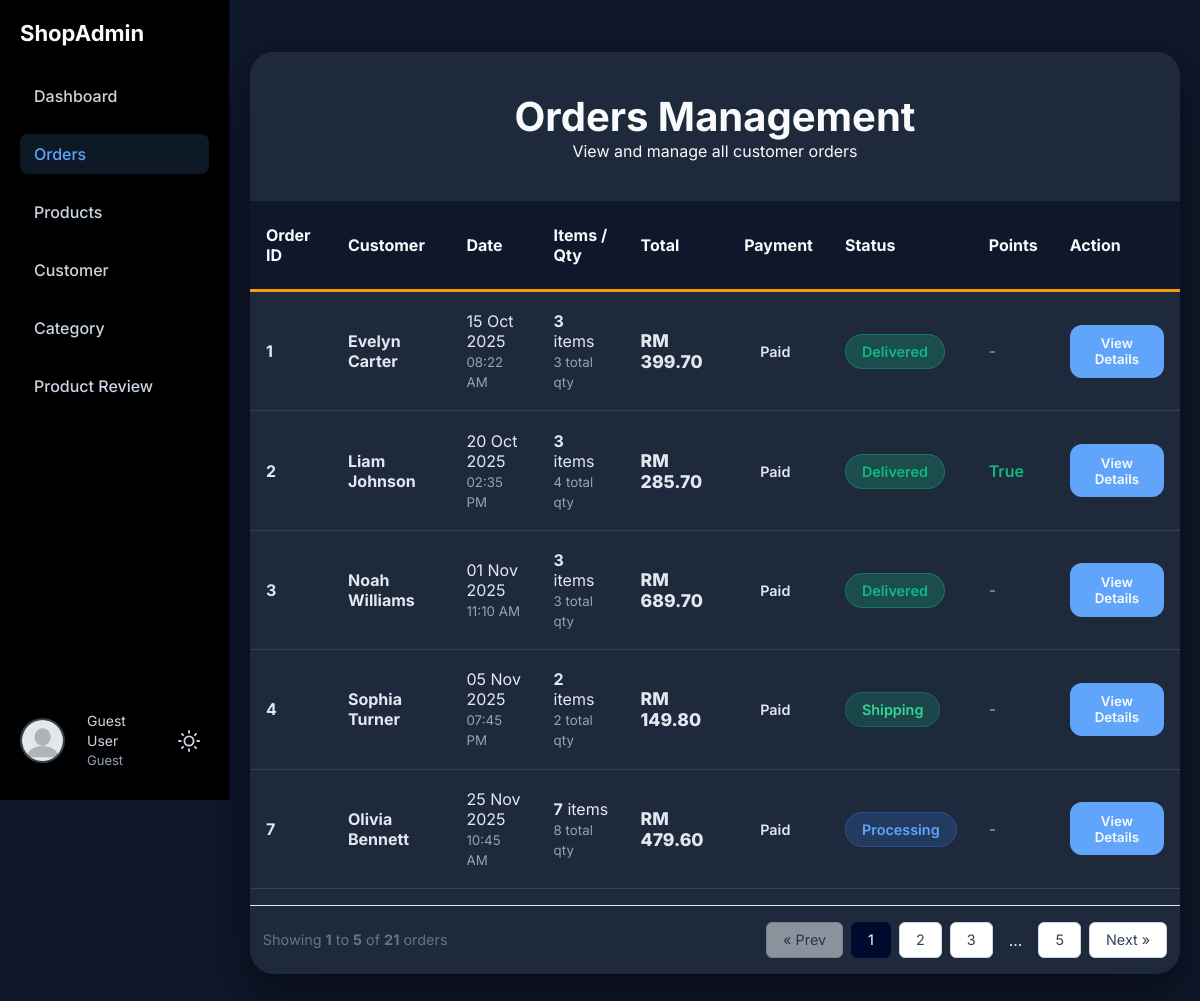
/pages/admin/admin-order.php, run on the app's committed database.
### tables this page shows
CREATE TABLE `orders` (
  `order_id` int(11) NOT NULL,
  `user_id` varchar(12) DEFAULT NULL,
  `order_at` timestamp NOT NULL DEFAULT current_timestamp(),
  `deliver_at` date DEFAULT NULL,
  `payment_status` enum('Pending','Paid','Failed','Refunded','Redeemed') NOT NULL,
  `status` enum('Pending','Processing','Shipping','Delivered','Cancelled') NOT NULL,
  `total_price` decimal(10,2) NOT NULL,
  `utilize_point` tinyint(1) NOT NULL DEFAULT 0,
  `address_id` int(11) NOT NULL
);

CREATE TABLE `users` (
  `user_id` varchar(12) NOT NULL,
  `user_name` varchar(50) NOT NULL,
  `user_role` enum('Member','Admin') NOT NULL DEFAULT 'Member',
  `email` varchar(50) NOT NULL,
  `hash_password` varchar(255) NOT NULL,
  `account_status` enum('Unblock','Blocked','Unverify') NOT NULL DEFAULT 'Unblock'
);

### DAO/order-dao.php (called while the page is built, shortened)
<?php
function getAllOrdersAdmin()
{
    global $_db;
    try {
        $sql = "SELECT
                    o.order_id,
                    o.order_at,
                    u.user_name,
                    u.email,
                    o.total_price,
                    o.payment_status,
                    o.status,
                    o.utilize_point,
                    COUNT(DISTINCT oi.product_id) AS total_items,
                    SUM(oi.qty) AS total_quantity
                FROM orders o
                INNER JOIN users u ON o.user_id = u.user_id
                LEFT JOIN orderitem oi ON o.order_id = oi.order_id
                GROUP BY o.order_id
                ORDER BY o.order_at ASC";
        $stmt = $_db->prepare($sql);
        $stmt->execute();
        return $stmt->fetchAll(PDO::FETCH_OBJ);
    } catch (PDOException $e) {
        error_log("Get All Orders Admin Error: " . $e->getMessage());
        return [];
    }
}

### controller/order-controller.php (called while the page is built, shortened)
<?php
require_once  __DIR__ . '/../_base.php';
require __DIR__ . '/../DAO/order-dao.php';
function getOrderHistoryAdmin()
{
    return getAllOrdersAdmin();
}

### pages/admin/admin-order.php (the view, shortened to what this page needs)
<?php
require '../../controller/order-controller.php';
include 'adminHeader.php';
$all_orders = getOrderHistoryAdmin();
$limit = 5;
$page = isset($_GET['page']) ? (int)$_GET['page'] : 1;
$total_records = count($all_orders);
$total_pages = ceil($total_records / $limit);
$offset = ($page - 1) * $limit;
$orders = array_slice($all_orders, $offset, $limit);
?>
<link rel="stylesheet" href="../../css/admin-order.css">
<link rel="stylesheet" href="../../css/msg.css">
<div class="admin-container">
    <div class="admin-header">
        <h1>Orders Management</h1>
        <p>View and manage all customer orders</p>
    </div>
    <table class="orders-table">
        <thead>
            <tr>
                <th>Order ID</th>
                <th>Customer</th>
                <th>Date</th>
                <th>Items / Qty</th>
                <th>Total</th>
                <th>Payment</th>
                <th>Status</th>
                <th>Points</th>
                <th>Action</th>
            </tr>
        </thead>
        <tbody>
            <?php if (is_array($orders) && !empty($orders)): ?>
                <?php foreach ($orders as $order): ?>
                    <?php if (is_object($order) && isset($order->order_id)): ?>
                        <tr>
                            <td data-label="Order ID"><strong><?= $order->order_id ?></strong></td>
                            <td data-label="Customer">
                                <a style="text-decoration:none; color:var(--color-text-primary);" href="../admin/admin-order-detail.php?id=<?= $order->order_id ?>">
                                    <div><strong><?= htmlspecialchars($order->user_name ?? 'Unknown') ?></strong></div>
                                </a>
                            </td>
                            <td data-label="Date">
                                <?= isset($order->order_at) ? date('d M Y', strtotime($order->order_at)) : 'N/A' ?><br>
                                <small style="color:#94a3b8;">
                                    <?= isset($order->order_at) ? date('h:i A', strtotime($order->order_at)) : '' ?>
                                </small>
                            </td>
                            <td data-label="Items / Qty">
                                <strong><?= $order->total_items ?? 0 ?></strong> item<?= ($order->total_items ?? 0) > 1 ? 's' : '' ?><br>
                                <small style="color:#94a3b8;"><?= $order->total_quantity ?? 0 ?> total qty</small>
                            </td>
                            <td data-label="Total" class="total-price">
                                RM <?= number_format($order->total_price ?? 0, 2) ?>
                            </td>
                            <td data-label="Payment">
                                <span class="status <?= strtolower($order->payment_status ?? 'unknown') ?>">
                                    <?= ucfirst($order->payment_status ?? 'Unknown') ?>
                                </span>
                            </td>
                            <td data-label="Status">
                                <span class="status <?= strtolower($order->status ?? 'unknown') ?>">
                                    <?= ucfirst($order->status ?? 'Unknown') ?>
                                </span>
                            </td>
                            <td data-label="Points">
                                <?php if (isset($order->utilize_point) && $order->utilize_point): ?>
                                    <span style="color: #10b981; font-weight: 600;">True</span>
                                <?php else: ?>
                                    <span style="color: #94a3b8;">-</span>
                                <?php endif; ?>
                            </td>
                            <td data-label="Action">
                                <button class="btn-small btn-view" onclick="viewOrderDetails(<?= $order->order_id ?? 0 ?>)">
                                    View Details
                                </button>
                            </td>
                        </tr>
                    <?php endif; ?>
                <?php endforeach; ?>
            <?php endif; ?>
        </tbody>
    </table>
    <?php if ($total_pages > 1): ?>
        <div class="pagination-container">
            <div class="pagination-info">
                Showing <strong><?= $offset + 1 ?></strong> to <strong><?= min($offset + $limit, $total_records) ?></strong> of <strong><?= $total_records ?></strong> orders
            </div>
            <div class="pagination-controls">
                <a href="?page=<?= $page - 1 ?>" class="page-btn <?= ($page <= 1) ? 'disabled' : '' ?>">
                    &laquo; Prev
                </a>
                <?php
                $start = max(1, $page - 2);
                $end = min($total_pages, $page + 2);
                for ($i = $start; $i <= $end; $i++): ?>
                    <a href="?page=<?= $i ?>" class="page-btn <?= ($i == $page) ? 'active' : '' ?>">
                        <?= $i ?>
                    </a>
                <?php endfor;
                if ($end < $total_pages) {
                    if ($end < $total_pages - 1) echo '<span style="padding:0.5rem">...</span>';
                    echo '<a href="?page=' . $total_pages . '" class="page-btn">' . $total_pages . '</a>';
                }
                ?>
                <a href="?page=<?= $page + 1 ?>" class="page-btn <?= ($page >= $total_pages) ? 'disabled' : '' ?>">
                    Next &raquo;
                </a>
            </div>
        </div>
    <?php endif; ?>
</div>
<?php include 'adminFooter.php'; ?>

### css/admin.css (style rules this page uses)
:root { --color-bg-body: #010716; --color-text-light: #e2e8f0; --color-profile-bg: #1e293b; --color-box-bg: rgba(0, 0, 0, 0.3); --color-sidebar-bg: #000000; --color-sidebar-border: #021024; --color-logo-text: #f8fafc; --color-menu-text: #cbd5e1; --color-menu-active: #60a5fa; --color-admin-name: #cbd5e1; --color-admin-name-muted: #94a3b8; --color-search-border: #475569; --color-search-bg: #000000; --color-search-text: #f1f5f9; --color-surface: #000000; --color-surface-muted: #020617; --color-border: #334155; --color-text-main: #f8fafc; --color-text-muted: #94a3b8; --color-accent: #38bdf8; --color-accent-soft: rgba(56, 189, 248, 0.15); }
* { margin: 0; padding: 0; box-sizing: border-box; font-family: Inter, sans-serif; }
body { background: var(--color-bg-body); color: var(--color-text-light); transition: background 0.3s ease, color 0.3s ease; }

### css/admin-order.css (style rules this page uses)
:root { --color-bg-body: #0f172a; --color-card-bg: #1e293b; --color-input-bg: #1e293b; --color-upload-bg: #1e293b; --color-text-primary: #e2e8f0; --color-text-heading: #f8fafc; --color-text-label: #cbd5e1; --color-text-muted: #94a3b8; --color-text-placeholder: #64748b; --color-border: #334155; --color-border-dashed: #475569; --color-border-focus: #60a5fa; --color-primary: #f59e0b; --color-primary-hover: #d97706; --color-focus: #60a5fa; --color-danger: #ef4444; --color-required: #f87171; --orange: #f59e0b; --red: #ef4444; --green: #10b981; --blue: #3b82f6; --gray: #64748b; --dark: #1e293b; --light: #334155; --shadow-card: 0 20px 50px rgba(0, 0, 0, 0.5); --shadow-input-focus: 0 0 0 5px rgba(96, 165, 250, 0.2); --shadow-btn-primary: 0 10px 30px rgba(245, 158, 11, 0.4); }
.pagination-container { display: flex; justify-content: space-between; align-items: center; padding: 1rem 0.8rem; margin-top: 1rem; border-top: 1px solid #e2e8f0; }
.pagination-info { color: #64748b; font-size: 0.9rem; }
.pagination-controls { display: flex; gap: 0.5rem; }
.page-btn { padding: 0.5rem 1rem; border: 1px solid #cbd5e1; background: white; color: #334155; text-decoration: none; border-radius: 6px; transition: all 0.2s; font-size: 0.9rem; }
.page-btn.active { background: var( --primary-color, #000a2e ); color: white; border-color: var(--primary-color, #000a2e); }
.page-btn.disabled { opacity: 0.5; pointer-events: none; background: #f8fafc; }
.admin-container { max-width: 1400px; margin: 2rem auto; background: var(--color-card-bg); border-radius: 24px; box-shadow: var(--shadow-card); overflow: hidden; }
.admin-header { background: var(--color-card-bg); color: var(--color-text-heading); padding: 2.5rem; text-align: center; }
.admin-header h1 { margin: 0; font-size: 2.5rem; font-weight: 700; color: var(--color-text-heading); }
.orders-table { width: 100%; border-collapse: collapse; font-size: 1rem; }
.orders-table th { background: var(--color-bg-body); padding: 1.5rem 1rem; text-align: left; font-weight: 700; color: var(--color-text-heading); border-bottom: 3px solid var(--color-primary); }
.orders-table td { padding: 1.2rem 1rem; border-bottom: 1px solid var(--color-border); color: var(--color-text-primary); }
.status { padding: 0.5rem 1rem; border-radius: 50px; font-size: 0.9rem; font-weight: 600; text-transform: capitalize; }
.status.processing { background: rgba(59, 130, 246, 0.2); color: #60a5fa; border: 1px solid rgba(59, 130, 246, 0.3); }
.status.shipped, .status.shipping { background: rgba(16, 185, 129, 0.2); color: #34d399; border: 1px solid rgba(16, 185, 129, 0.3); }
.status.delivered { background: rgba(16, 185, 129, 0.25); color: #10b981; border: 1px solid rgba(16, 185, 129, 0.4); }
.btn-small { padding: 0.6rem 1.2rem; border: none; border-radius: 12px; font-weight: 600; cursor: pointer; transition: all 0.3s; }
.btn-view { background: var(--color-focus); color: var(--color-text-heading); border: 1px solid rgba(96, 165, 250, 0.3); }
.total-price { font-weight: 800; color: var(--color-primary); font-size: 1.1rem; }

### data on the page
orders: order_id "1", user.user_name "Evelyn Carter", order_at "15 Oct 2025", order_at "08:22 AM", total_items "3", total_quantity "3", total_price "399.70", payment_status "Paid", status "Delivered"
orders: order_id "2", user.user_name "Liam Johnson", order_at "20 Oct 2025", order_at "02:35 PM", total_items "3", total_quantity "4", total_price "285.70", payment_status "Paid", status "Delivered", utilize_point "True"
orders: order_id "3", user.user_name "Noah Williams", order_at "01 Nov 2025", order_at "11:10 AM", total_items "3", total_quantity "3", total_price "689.70", payment_status "Paid", status "Delivered"
orders: order_id "4", user.user_name "Sophia Turner", order_at "05 Nov 2025", order_at "07:45 PM", total_items "2", total_quantity "2", total_price "149.80", payment_status "Paid", status "Shipping"
orders: order_id "7", user.user_name "Olivia Bennett", order_at "25 Nov 2025", order_at "10:45 AM", total_items "7", total_quantity "8", total_price "479.60", payment_status "Paid", status "Processing"

### other printed values
$currentUser->user_name "Guest User"
$currentUser->user_role "Guest"
$offset + 1 "1"
min($offset + $limit, $total_records) "5"
$total_records "21"
$total_pages "5"
